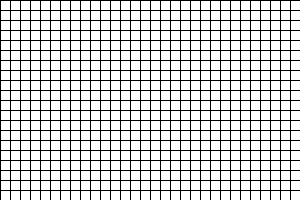
Frame 1 (no input)
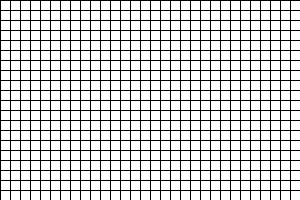
Frame 60 (the mouse pressed at the canvas centre just before this capture)
Frame 120 (the mouse held since frame 60 and released just before this capture): identical to frame 60, image omitted

The Processing sketch that drew these frames (run headless with seeded random() and noise(); from frame 60 on, the mouse is pressed at the canvas centre):

// Processing sketch: grid
// ── grid.pde
int gapSize = 10;

void setup(){
    size(300, 200);
  background(255);
}

void draw(){
  for(int i = 0; i <width; i+=gapSize){
    line(i, 0, i, height);
  }
    for(int i = 0; i <height; i+=gapSize){
    line(0, i, width, i);
  }
}
